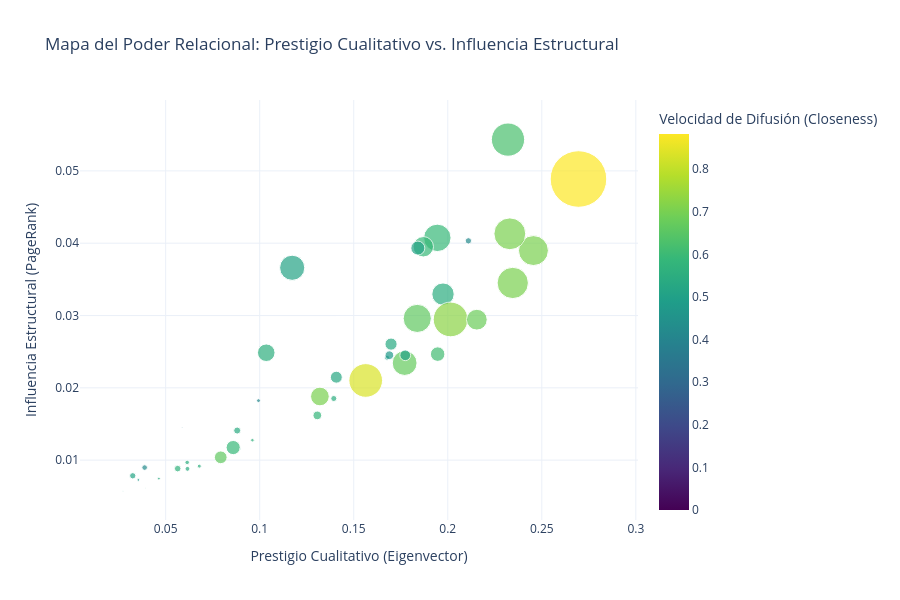

Write notebook code for a chart like this one.
### Code cell
# Creamos el mapa interactivo 4D (Hover optimizado con variables ocultas)
fig = px.scatter(
    nodos_indicators.reset_index(),
    x="Eigenvector (Calidad)",
    y="PageRank (Influencia)",
    size="Betweenness (Puente)",  # Tamaño = Capacidad de puente
    color="Closeness_Dif (Viralizador)",
    hover_name="Usuario_Twitter",
    # Incluimos solo las variables que NO mapean a dimensiones visuales (x, y, size, color)
    hover_data={
        "In_Degree (Prestigio)": ':.0f',
        "Out_Degree (Actividad)": ':.0f',
        "Closeness_Rec (Receptor)": ':.4f'
    },
    title="Mapa del Poder Relacional: Prestigio Cualitativo vs. Influencia Estructural",
    labels={
        "Eigenvector (Calidad)": "Prestigio Cualitativo (Eigenvector)", 
        "PageRank (Influencia)": "Influencia Estructural (PageRank)",
        "Betweenness (Puente)": "Intermediación (Betweenness)",
        "Closeness_Dif (Viralizador)": "Velocidad de Difusión (Closeness)"
    },
    color_continuous_scale=px.colors.sequential.Viridis,
    size_max=40
)

# Estilizado limpio y profesional
fig.update_layout(
    template="plotly_white",
    xaxis=dict(showgrid=True, zeroline=False),
    yaxis=dict(showgrid=True, zeroline=False),
    height=600
)

fig.show()

### Figure 1 — Plotly figure (JSON) as saved in the notebook; plotly's stock layout.template omitted (floating-point values rounded to 4 significant figures; data arrays with more than 128 entries replaced by an {"elided": "..."} marker saying what was removed)
{"data": [{"customdata": {"elided": "46x3 float values"}, "hovertemplate": "<b>%{hovertext}</b><br><br>Prestigio Cualitativo (Eigenvector)=%{x}<br>Influencia Estructural (PageRank)=%{y}<br>Intermediación (Betweenness)=%{marker.size}<br>In_Degree (Prestigio)=%{customdata[0]:.0f}<br>Out_Degree (Actividad)=%{customdata[1]:.0f}<br>Closeness_Rec (Receptor)=%{customdata[2]:.4f}<br>Velocidad de Difusión (Closeness)=%{marker.color}<extra></extra>", "hovertext": ["2morrowknight", "BradSmi", "DaveParkerSEA", "JenMsft", "Jenerationy", "KieranSnyder", "Kristen_Hammy", "LeslieFeinzaig", "MissDestructo", "PeterHamilton", "RajSinghSeattle", "Rich_Barton", "Ryanintheus", "ShaunaCausey", "SoGulley", "akipman", "ashannstew", "crashdev", "danshapiro", "daryn", "etzioni", "eugenio_pace", "funcOfJoe", "gilbert", "hadip", "heatherredman", "jinman", "john_gabbert", "juliesandler", "kirbywinfield", "lanctot", "lovelletters", "marybethlambert", "matt_oppy", "mattmcilwain", "mattmday", "mcolacurcio", "medinism", "moniguzman", "nhuntwalker", "rachelerman", "sarahstood", "sonalpmane", "stevesi", "tarah", "toddbishop"], "legendgroup": "", "marker": {"color": [0.0, 0.5114, 0.8333, 0.4245, 0.5696, 0.5488, 0.5488, 0.6081, 0.6716, 0.5422, 0.5056, 0.4167, 0.5921, 0.7258, 0.6618, 0.3409, 0.5844, 0.5921, 0.4839, 0.5422, 0.5921, 0.0, 0.4688, 0.4737, 0.5114, 0.7031, 0.5357, 0.5233, 0.7031, 0.5357, 0.5488, 0.6818, 0.5114, 0.7031, 0.5294, 0.5556, 0.5556, 0.4091, 0.6618, 0.5172, 0.7031, 0.5422, 0.5625, 0.625, 0.0, 0.8824], "coloraxis": "coloraxis", "size": [0.0, 0.03074, 0.05504, 0.001511, 0.002122, 0.02424, 0.001776, 0.01023, 0.02994, 0.001166, 0.005627, 0.001954, 0.009775, 0.05853, 0.007855, 6.313e-05, 0.003663, 0.03658, 0.001221, 0.002392, 0.02022, 0.0, 0.0003644, 0.003672, 0.00955, 0.04762, 2.806e-05, 0.0001122, 0.04359, 0.007193, 0.0009877, 0.02097, 3.608e-05, 0.01701, 0.006917, 0.01502, 0.0007669, 0.0007331, 0.03856, 0.001929, 0.04929, 0.0003967, 0.0006114, 0.05377, 0.0, 0.1555], "sizemode": "area", "sizeref": 9.719e-05, "symbol": "circle"}, "mode": "markers", "name": "", "orientation": "v", "showlegend": false, "type": "scatter", "x": [0.02088, 0.1173, 0.1564, 0.03882, 0.05639, 0.1975, 0.1394, 0.1946, 0.1771, 0.0616, 0.1774, 0.211, 0.08592, 0.2015, 0.07928, 0.05881, 0.1306, 0.1944, 0.1677, 0.08803, 0.187, 0.03024, 0.03548, 0.1689, 0.1841, 0.2345, 0.03929, 0.0897, 0.2455, 0.1698, 0.06143, 0.2154, 0.02731, 0.132, 0.1407, 0.1035, 0.06788, 0.09936, 0.1838, 0.0325, 0.233, 0.04638, 0.09612, 0.232, 0.08444, 0.2695], "xaxis": "x", "y": [0.005043, 0.0366, 0.02102, 0.008976, 0.008829, 0.03296, 0.01852, 0.02466, 0.02343, 0.008798, 0.0245, 0.04033, 0.01174, 0.02946, 0.01039, 0.01452, 0.01619, 0.04074, 0.02417, 0.0141, 0.03951, 0.006956, 0.00727, 0.02451, 0.03933, 0.0345, 0.006137, 0.01154, 0.03898, 0.02605, 0.009691, 0.02942, 0.005703, 0.01881, 0.02147, 0.02485, 0.009173, 0.01823, 0.0296, 0.007838, 0.0413, 0.007447, 0.01276, 0.05433, 0.01073, 0.04888], "yaxis": "y"}], "layout": {"coloraxis": {"colorbar": {"title": {"text": "Velocidad de Difusión (Closeness)"}}, "colorscale": [[0, "#440154"], [0.1111, "#482878"], [0.2222, "#3e4989"], [0.3333, "#31688e"], [0.4444, "#26828e"], [0.5556, "#1f9e89"], [0.6667, "#35b779"], [0.7778, "#6ece58"], [0.8889, "#b5de2b"], [1, "#fde725"]]}, "height": 600, "legend": {"itemsizing": "constant", "tracegroupgap": 0}, "title": {"text": "Mapa del Poder Relacional: Prestigio Cualitativo vs. Influencia Estructural"}, "xaxis": {"anchor": "y", "domain": [0, 1], "showgrid": true, "title": {"text": "Prestigio Cualitativo (Eigenvector)"}, "zeroline": false}, "yaxis": {"anchor": "x", "domain": [0, 1], "showgrid": true, "title": {"text": "Influencia Estructural (PageRank)"}, "zeroline": false}}}
